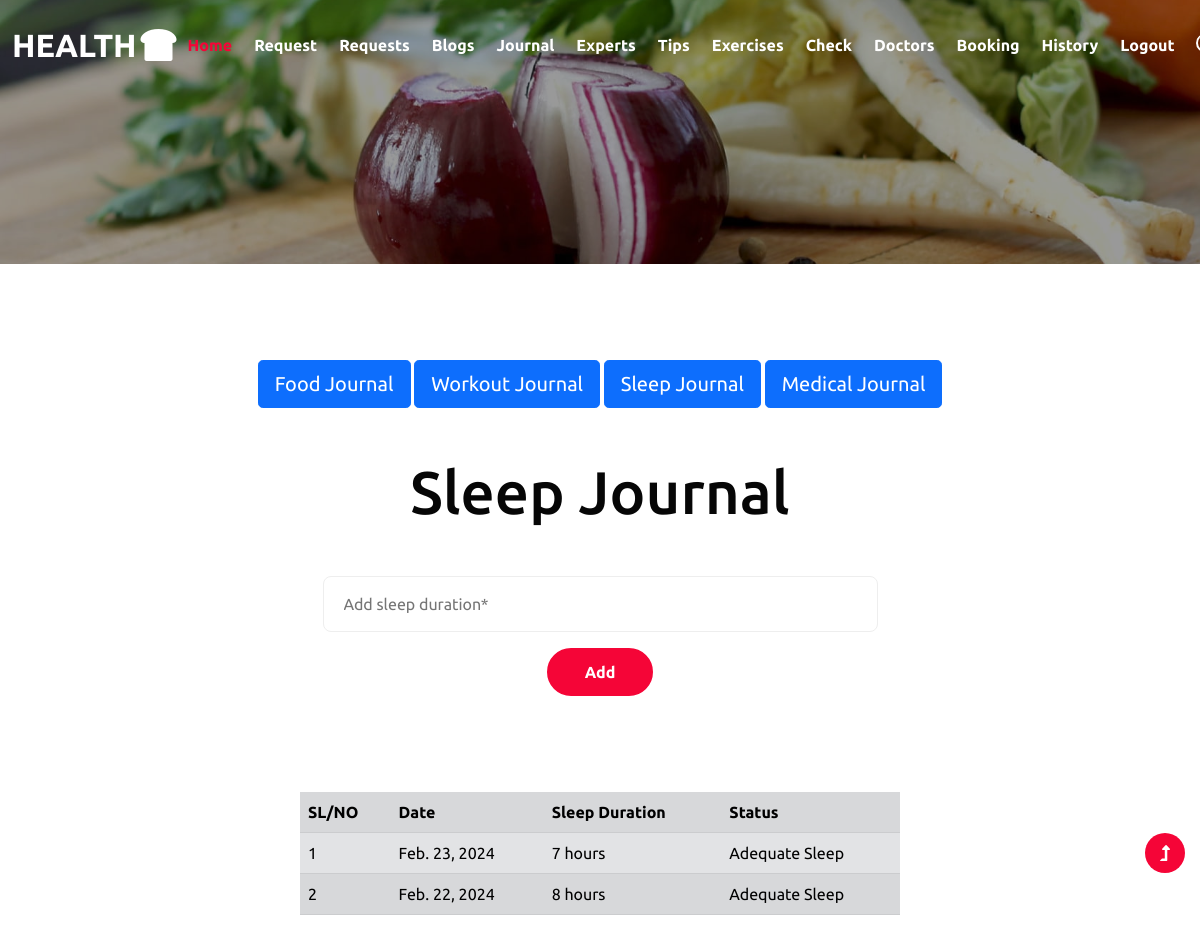
Page /usersj (signed in) on the committed database.
### phwApp/models.py (models this page shows)
class SleepJournals(models.Model):
    date = models.DateField(auto_now=True,null=True)
    user=models.ForeignKey(Registration,on_delete=models.CASCADE)
    duration = models.CharField(max_length=20,null=True)
    desc = models.CharField(max_length=200,null=True)
    status = models.CharField(max_length=50,null=True)

### phwApp/views.py (the view, shortened to what this page needs)
# urls.py: path('usersj', views.usersj),
def usersj(request):
    uid=request.session["id"]
    user = Registration.objects.get(id=uid)
    age = int(user.age)
    print(age)
    data = SleepJournals.objects.filter(user=user).order_by("-id")
    return render(request,"usersj.html",{"data":data})

### template/usersj.html (shortened to what this page needs)
{% extends "commonbaseuser.html" %}
{% block content3 %}
<section class="w3l-contact-2 py-5" id="contact">
    <div class="mt-5 text-center">
        <a href="userfj" class="btn btn-primary btn-lg">Food Journal</a>
        <a href="userwj" class="btn btn-primary btn-lg">Workout Journal</a>
        <a href="usersj" class="btn btn-primary btn-lg">Sleep Journal</a>
        <a href="usermj" class="btn btn-primary btn-lg">Medical Journal</a>
    </div>
    <div class="container py-lg-5 py-md-4 py-2">
        <div class="w3l-header-sec text-center mb-md-5 mb-4">
            <h1 style="font-size:60px;" class="text-center">Sleep Journal</h1>
        </div>
        <div class="contact-grids">
            <center>
                <div class="w-50" style="margin: auto;">
                    <form method="post" class="signin-form" enctype="multipart/form-data">
                        <input type="number" min="1" name="duration" id="w3lName" placeholder="Add sleep duration*" class="contact-input"
                            required="" />
                        <div class="form-buttonhny text-center">
                            <button class="btn btn-style btn-primary">Add</button>
                        </div>
                    </form>
                </div>
            </center>
        </div>
    </div>
</section>
<div class="other_form_bg w-100">
    <table class="table table-secondary table-striped w-50 m-auto mb-5">
        <tr class="table_head">
            <th>SL/NO</th>
            <th>Date</th>
            <th>Sleep Duration</th>
            <th>Status</th>
        </tr>
        {% for d1 in data %}
        <tr>
            <td>{{forloop.counter}}</td>
            <td>{{d1.date}}</td>
            <td>{{d1.duration}} hours</td>
            <td>{{d1.status}}</td>
        </tr>
        {% endfor %}
    </table>
</div>
{% endblock %}

### rows in the picture
SleepJournals: date "Feb. 23, 2024", duration "7", status "Adequate Sleep"
SleepJournals: date "Feb. 22, 2024", duration "8", status "Adequate Sleep"
